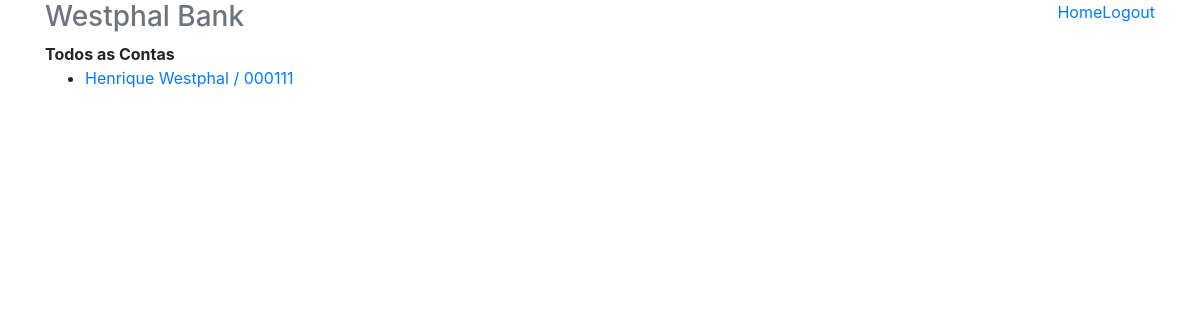
The app's page /, older data.
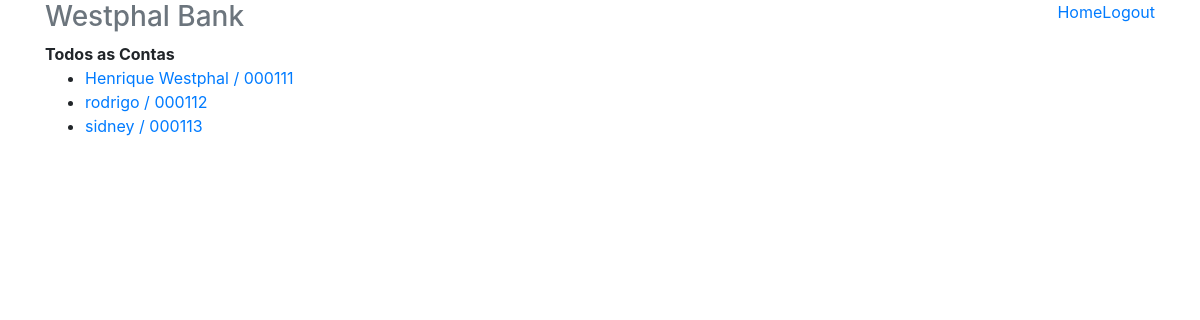
The same page, newer data.
### contas/models.py (models this page shows, shortened)
class Conta(models.Model):
    numero = models.CharField(max_length=255, null=False)
    titular = models.CharField(max_length=255, null=False)
    cpf = models.CharField(max_length=11, null=False)
    saldo = models.DecimalField(max_digits=10000, decimal_places=0, null=False)
    limite = models.DecimalField(max_digits=10000, decimal_places=0, null=False)

### contas/views.py (the view)
# urls.py: url(r'^$', views.index, name='index'),
def index(request):
    return render(request, 'index.html',{'contas': Conta.objects.all()})

### contas/templates/index.html
{% extends "base.html" %}
{% block body %}
 <div class="col-lg-12">
    <div class="panel panel-default">
      <div class="panel-heading">
        <strong>Todos as Contas</strong>
      </div>
      {% if contas %}
      <ul>
        {% for conta in contas %}
          <li>
            <a href="{% url 'exibir' conta.id %}"> {{conta.titular}} /
            {{conta.numero}}</a>
          </li>
          {% endfor %}
        </ul>
        {% else %}
        <p>Nenhum perfil encontrado</p>
        {% endif %}
    </div>
  </div>
  {% endblock %}

### contas/templates/base.html (shortened to what this page needs)
{% load staticfiles %}
<!DOCTYPE html>
<html>
  <head>
    <link rel="stylesheet" href="https://maxcdn.bootstrapcdn.com/bootstrap/4.0.0/css/bootstrap.min.css">
  </head>
  <body>
    <div class="container">
      <div class="header">
        <ul class="nav nav-pills float-right">
          <li><a href="{% url 'index' %}">Home </a></li>
          <li><a href="/logout/">Logout</a></li>
        </ul>
        <h3 class="text-muted"> Westphal Bank</h3>
      </div>
      <div class="row content">
        {% block body %}
        {% endblock %}
      </div>
    </div>
  </body>
</html>

Row changes from the older to the newer data that the page shows:
added Conta: titular "rodrigo", numero "000112"
added Conta: titular "sidney", numero "000113"
